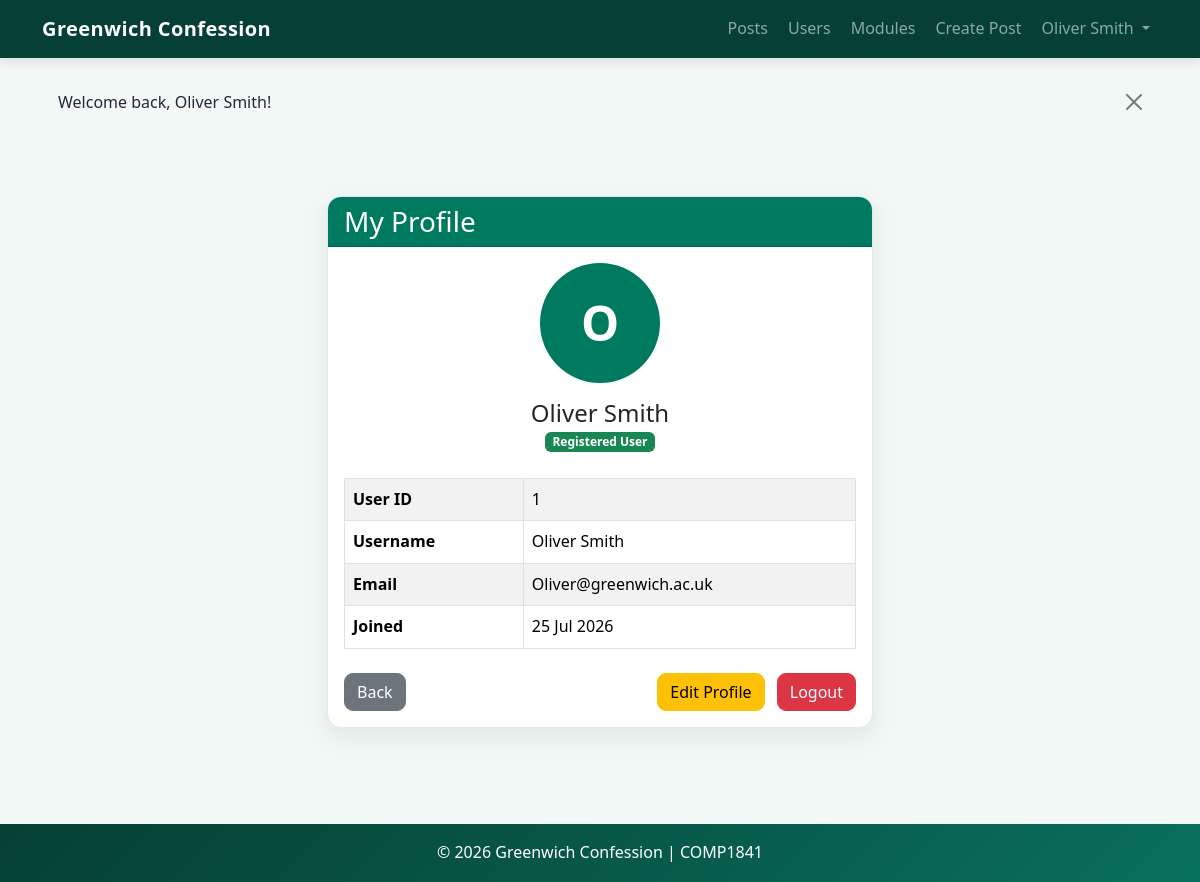
The page /?controller=auth&action=profile (signed in) on the database its author committed.
### tables this page shows
CREATE TABLE `users` (
  `id` int(10) unsigned NOT NULL AUTO_INCREMENT,
  `name` varchar(120) NOT NULL,
  `email` varchar(160) NOT NULL,
  `password_hash` varchar(255) NOT NULL,
  `is_admin` tinyint(1) NOT NULL DEFAULT 0,
  `created_at` timestamp NOT NULL DEFAULT current_timestamp(),
  PRIMARY KEY (`id`),
  UNIQUE KEY `email` (`email`)
);

### app/Controllers/AuthController.php (called while the page is built, shortened)
<?php
require_once __DIR__ . '/../Models/Account.php';
class AuthController
{
    private Account $accountModel;
    public function __construct()
    {
        $this->accountModel = new Account();
    }
    public function profile(): void
    {
        $account = $this->accountModel->getById(
            (int)$_SESSION['user_id']
        );
        require __DIR__ . '/../Views/auth/profile.php';
    }
}

### app/Models/Account.php (called while the page is built, shortened)
<?php
require_once __DIR__ . '/../Core/Database.php';
class Account
{
    private PDO $connection;
    public function __construct()
    {
        $database = new Database();
        $this->connection = $database->connect();
    }
    public function getById(int $id): array | false
    {
        $sql = "SELECT id,
                       name AS username,
                       email,
                       password_hash AS password,
                       is_admin,
                       NULL AS profile_image,
                       created_at
                FROM users
                WHERE id = :id";
        $statement = $this->connection->prepare($sql);
        $statement->bindParam(':id', $id, PDO::PARAM_INT);
        $statement->execute();
        return $statement->fetch();
    }
}

### app/Core/Database.php (called while the page is built, shortened)
<?php
class Database
{
    private $connection;
    public function connect()
    {
        if ($this->connection == null) {
            try {
                $dsn = 'mysql:host=' . DB_HOST .
                    ';port=' . DB_PORT .
                    ';dbname=' . DB_NAME .
                    ';charset=utf8mb4';
                $this->connection = new PDO (
                    $dsn,
                    DB_USER,
                    DB_PASS
                );
                $this->connection->setAttribute(
                    PDO::ATTR_ERRMODE,
                    PDO::ERRMODE_EXCEPTION
                );
                $this->connection->setAttribute(
                    PDO::ATTR_DEFAULT_FETCH_MODE,
                    PDO::FETCH_ASSOC
                );
            } catch (PDOException $e) {
                throw new RuntimeException('Database connection failed:' . $e->getMessage(), 0, $e);
            }
        }
        return $this->connection;
    }
}

### app/Views/auth/profile.php (the view)
<?php
require __DIR__ . '/../layouts/header.php'; ?>
<div class = "container py-5">
    <div class = "row justify-content-center">
        <div class = "col-lg-6">
            <div class = "card shadow">
                <div class = "card-header bg-primary text-white">
                    <h3 class = "mb-0">
                        My Profile
                    </h3>
                </div>
                <div class = "card-body">
                    <div class = "text-center mb-4">
                    <?php if (!empty($account['profile_image'])): ?>
                        <img
                            src = "uploads/<?= htmlspecialchars($account['profile_image']) ?>"
                            alt = "Profile Picture"
                            class = "rounded-circle mb-3"
                            style = "width: 120px; height:120px; object-fit:cover;">
                    <?php else: ?>
                        <div class = "rounded-circle bg-primary text-white d-inline-flex justify-content-center align-items-center"
                            style = "width:120px; height:120px; font-size: 48px; font-weight:bold;">
                            <?= strtoupper(substr($account['username'], 0, 1)) ?>
                        </div>
                    <?php endif; ?>
                        <h4 class = "mt-3 mb-0">
                            <?= htmlspecialchars($account['username']) ?>
                        </h4>
                        <span class = "badge bg-success">
                            Registered User
                        </span>
                    </div>
                    <table class = "table table-striped table-bordered align-middle">
                        <tr>
                            <th width = "35%">
                                User ID
                            </th>
                            <td>
                                <?= htmlspecialchars((string)$account['id']) ?>
                            </td>
                        </tr>
                        <tr>
                            <th>
                                Username
                            </th>
                            <td>
                                <?= htmlspecialchars($account['username']) ?>
                            </td>
                        </tr>
                        <tr>
                            <th>
                                Email
                            </th>
                            <td>
                                <?= htmlspecialchars($account['email']) ?>
                            </td>
                        </tr>
                        <?php if (isset($account['created_at'])): ?>
                            <tr>
                                <th>
                                    Joined
                                </th>
                                <td>
                                    <?= date('d M Y', strtotime($account['created_at'])) ?>
                                </td>
                            </tr>
                        <?php endif; ?>
                    </table>
                    <div class = "d-flex justify-content-between mt-4">
                        <a
                            href = "?controller=home&action=index"
                            class = "btn btn-secondary">
                            Back
                        </a>
                        <div>
                            <a
                                href = "?controller=auth&action=edit"
                                class = "btn btn-warning me-2">
                                Edit Profile
                            </a>
                            <a
                                href = "?controller=auth&action=logout"
                                class = "btn btn-danger">
                                Logout
                            </a>
                        </div>
                    </div>
                </div>
            </div>
        </div>
    </div>
</div>
<?php require __DIR__ . '/../layouts/footer.php'; ?>

### public/css/style.css (style rules this page uses)
:root { --primary: #007a5e; --primary-dark: #005c47; --dark: #063f35; --muted: #64748b; --background: #f2f8f5; --border: #e2e8f0; --radius: 14px; }
body { background: var(--background); color: #1e293b; font-family: "Segoe UI", Arial, sans-serif; line-height: 1.6; }
.card { border: 1px solid var(--border); border-radius: var(--radius); overflow: hidden; }
.card-header { font-weight: 600; }
.shadow, .shadow-sm, .shadow-lg { box-shadow: 0 8px 24px rgba(15, 23, 42, 0.08) !important; }
.btn { border-radius: 9px; font-weight: 500; transition: transform 0.15s ease, box-shadow 0.15s ease; }
.table { margin-bottom: 0; background-color: #ffffff; }
.table td, .table th { vertical-align: middle; }
.bg-primary { background-color: var(--primary) !important; }

### rows shown on the page
users: name "O", name "Oliver Smith", id "1", email "Oliver@greenwich.ac.uk", created_at "25 Jul 2026"

### other values the page prints
$_SESSION['username'] "Oliver Smith"
$flash['message'] "Welcome back, Oliver Smith!"
